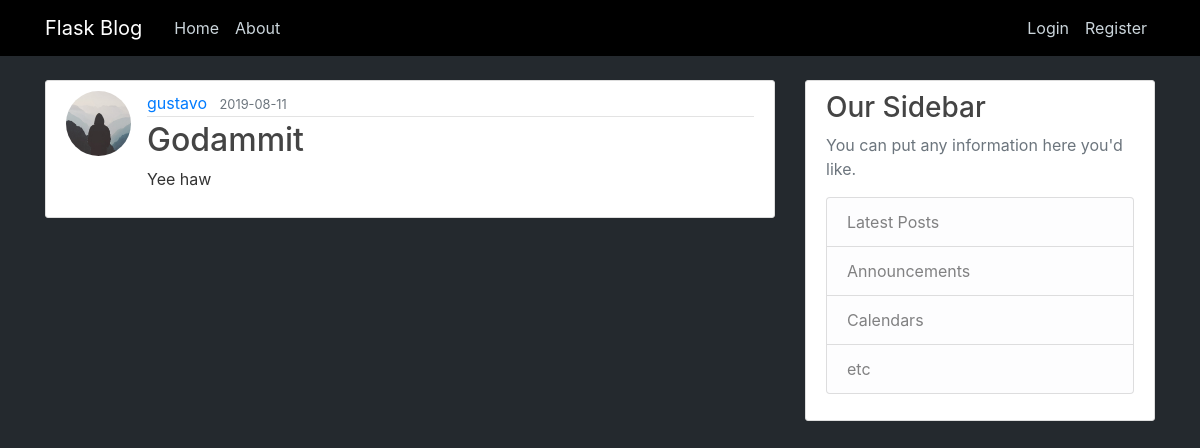
/post/6, run on the app's committed database.
### flaskblog/models.py (models this page shows, shortened)
class User(db.Model, UserMixin):
    id = db.Column(db.Integer, primary_key=True, autoincrement=True)
    username = db.Column(db.String(20), unique=True, nullable=False)
    email = db.Column(db.String(120), unique=True, nullable=False)
    image_file = db.Column(db.String(20), nullable=False, default='default.jpg')
    password = db.Column(db.String(60), nullable=False)
    posts = db.relationship('Post', backref='author', lazy=True)

class Post(db.Model):
    id = db.Column(db.Integer, primary_key=True, autoincrement=True)
    title = db.Column(db.String(100), nullable=False)
    date_posted = db.Column(db.DateTime, nullable=False, default=datetime.utcnow)
    content = db.Column(db.Text, nullable=False)
    user_id = db.Column(db.Integer, db.ForeignKey('user.id'), nullable=False)

### flaskblog/routes.py (the view)
@app.route("/post/<int:post_id>", methods=['GET', "POST"])
def post(post_id):
    post = Post.query.get_or_404(post_id)
    return render_template('post.html', title=post.title, post=post)

### flaskblog/templates/post.html (shortened to what this page needs)
{% extends "layout.html" %}
{% block content %}
  <article class="media content-section">
    <img class="rounded-circle article-img" src="{{ url_for('static', filename='profile_pics/' + post.author.image_file) }}">
    <div class="media-body">
      <div class="article-metadata">
        <a class="mr-2" href="{{ url_for('user_posts', username=post.author.username) }}">{{ post.author.username }}</a>
        <small class="text-muted">{{ post.date_posted.strftime('%Y-%m-%d') }}</small>
      </div>
      <h2 class="article-title">{{ post.title }}</h2>
      <p class="article-content">{{ post.content }}</p>
    </div>
  </article>
{% endblock content %}

### flaskblog/static/css/main.css (style rules this page uses)
body { background: #24292e; color: #333333; margin-top: 5rem; }
h1, h2, h3, h4, h5, h6 { color: #444444; }
.content-section { background: #ffffff; padding: 10px 20px; border: 1px solid #dddddd; border-radius: 3px; margin-bottom: 20px; }
.article-title { color: #444444; }
.article-content { white-space: pre-line; }
.article-img { height: 65px; width: 65px; margin-right: 16px; }
.article-metadata { padding-bottom: 1px; margin-bottom: 4px; border-bottom: 1px solid #e3e3e3 }

### data on the page
User: image_file (placeholder picture), author.username "gustavo"
Post: date_posted "2019-08-11", title "Godammit", content "Yee haw"
